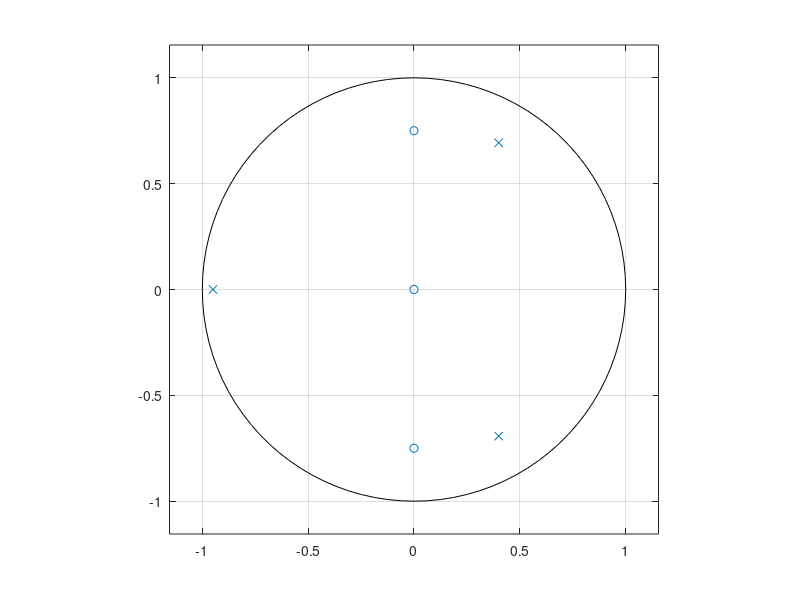
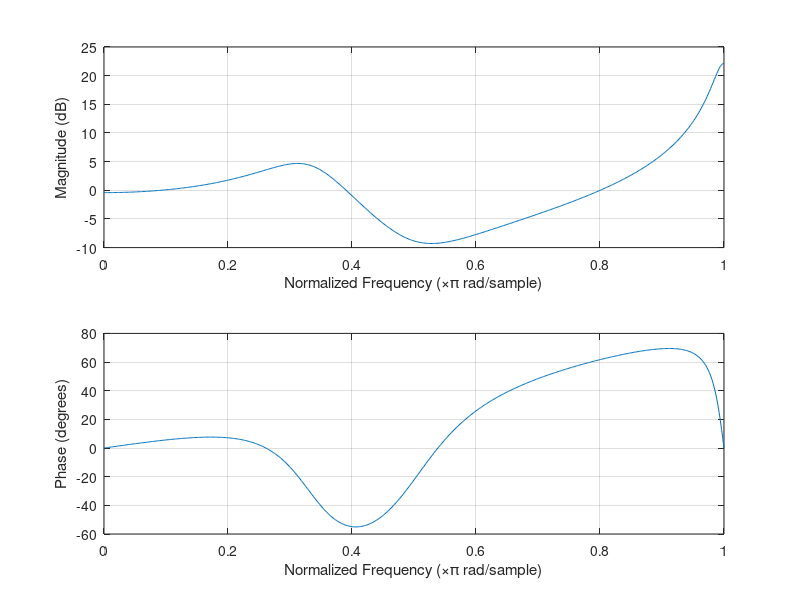
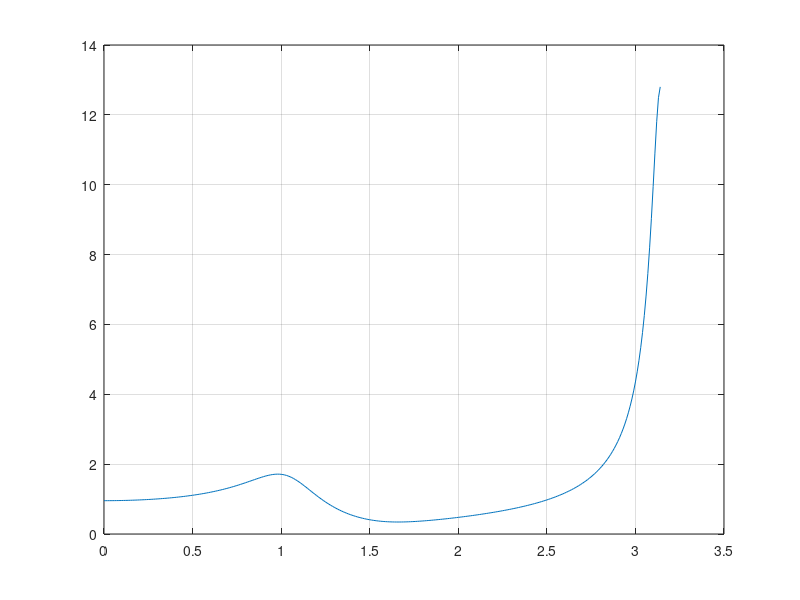

Here is the MATLAB script that generated these plots, in order:
teta1 = pi/3;
r1 = 0.8;
teta2 = pi;
r2 = 0.95;
teta3 = (pi)/2;
r3 = 0.75;
a = [1 -r2*cos(teta2)-2*cos(teta1)*r1 (2*cos(teta1)*r1*r2*cos(teta2))+(r1^2) -(r1^2)*r2*cos(teta2)];
b = [1 -2*cos(teta3) r3^2];

w = 0:0.01:pi;
H1 = freqz(b, a, w);

figure(1);
zplane(b,a);

figure(2);
freqz(b,a);

figure(3);
plot(w,abs(H1));
grid on;
